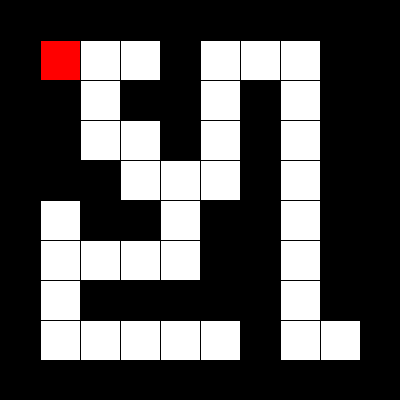
Frame 1 (no input)
Frame 60 (the mouse pressed at the canvas centre just before this capture): identical to frame 1, image omitted
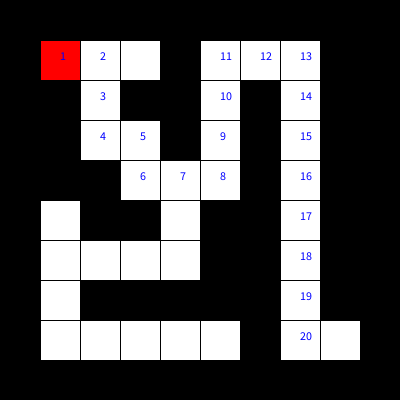
Frame 120 (the mouse held since frame 60 and released just before this capture)

The Processing sketch that drew these frames (run headless with seeded random() and noise(); from frame 60 on, the mouse is pressed at the canvas centre):

// Processing sketch: week15_08_maze_DFS_boolean_true_false_ok
// ── week15_08_maze_DFS_boolean_true_false_ok.pde
// week15_08_maze_DFS_boolean_true_false_ok
int [][] maze = {
  {1, 1, 1, 1, 1, 1, 1, 1, 1, 1},
  {1, 0, 0, 0, 1, 0, 0, 0, 1, 1},
  {1, 1, 0, 1, 1, 0, 1, 0, 1, 1},
  {1, 1, 0, 0, 1, 0, 1, 0, 1, 1},
  {1, 1, 1, 0, 0, 0, 1, 0, 1, 1},
  {1, 0, 1, 1, 0, 1, 1, 0, 1, 1},
  {1, 0, 0, 0, 0, 1, 1, 0, 1, 1},
  {1, 0, 1, 1, 1, 1, 1, 0, 1, 1},
  {1, 0, 0, 0, 0, 0, 1, 0, 0, 1},
  {1, 1, 1, 1, 1, 1, 1, 1, 1, 1}
};
int [][] visited = new int[10][10];
int startI = 1, startJ = 1, I = 1, J = 1, step = 1;
void setup() {
  size(400, 400);
}
void draw() {
  for (int i=0; i<maze.length; i++) {
    for (int j=0; j<maze[0].length; j++) {
      if (maze[i][j]==1) fill(0);
      else fill(255);
      rect(j*40, i*40, 40, 40);
    }
  }
  fill(255, 0, 0);
  rect(startJ*40, startI*40, 40, 40);
  for (int i=0; i<maze[0].length; i++) {
    for (int j=0; j<maze[0].length; j++) {
      if (visited[i][j]>0) {
        fill(0, 0, 255);
        text(""+visited[i][j], j*40+20, i*40+20);
      }
    }
  }
}
boolean DFS(int i, int j, int s) {
  if (i==8 && j==8) return true; //走到目的地
  if (maze[i][j]==1) return false; //擋住不能走
  if (visited[i][j] > 0) return false; //走過不要再走
  visited[i][j] = s; //先插旗子, 表示走到這裡
  if (DFS(i+1, j, s+1)) return true;
  if (DFS(i-1, j, s+1)) return true;
  if (DFS(i, j+1, s+1)) return true;
  if (DFS(i, j-1, s+1)) return true;
  visited[i][j] = 0;
  return false;
}
void mousePressed() {
  DFS(1, 1, 1);
}
